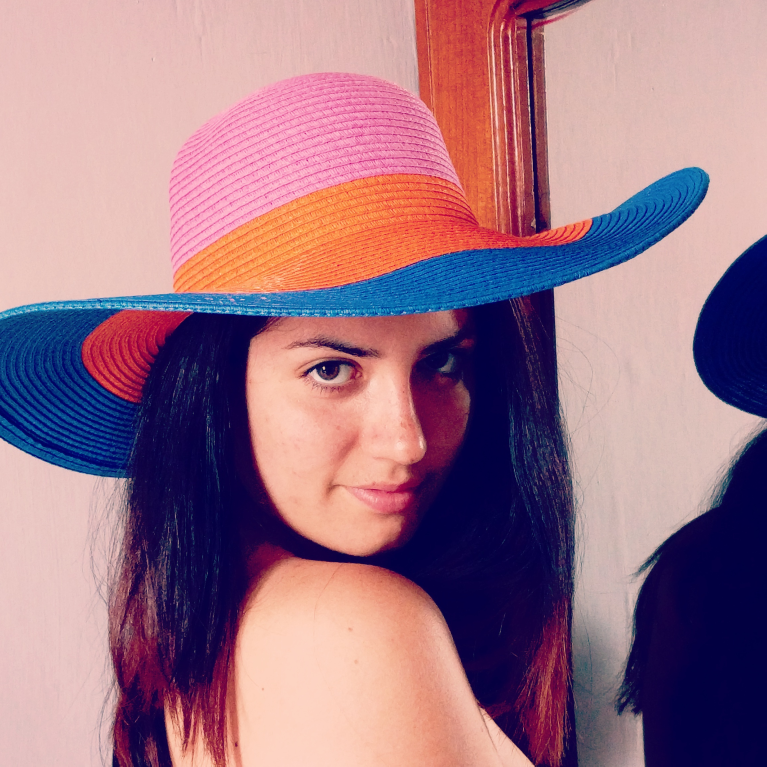
#> input picture tools/Blur/blur.jpg, 2299 x 2299 px (shown at 1/3 size)
$ python gaussian_blur.py
#> lines starting #> are read from the running program, lines starting #| are printed output that depends on the picture
import cv2
import numpy as np

img = cv2.imread("blur.jpg", 1)
#> img is the input picture: shape (2299, 2299, 3); mean B, G, R 133.9, 116.3, 155.6

cv2.imshow("original", img)

img1 = cv2.GaussianBlur(img, (41, 41),0)
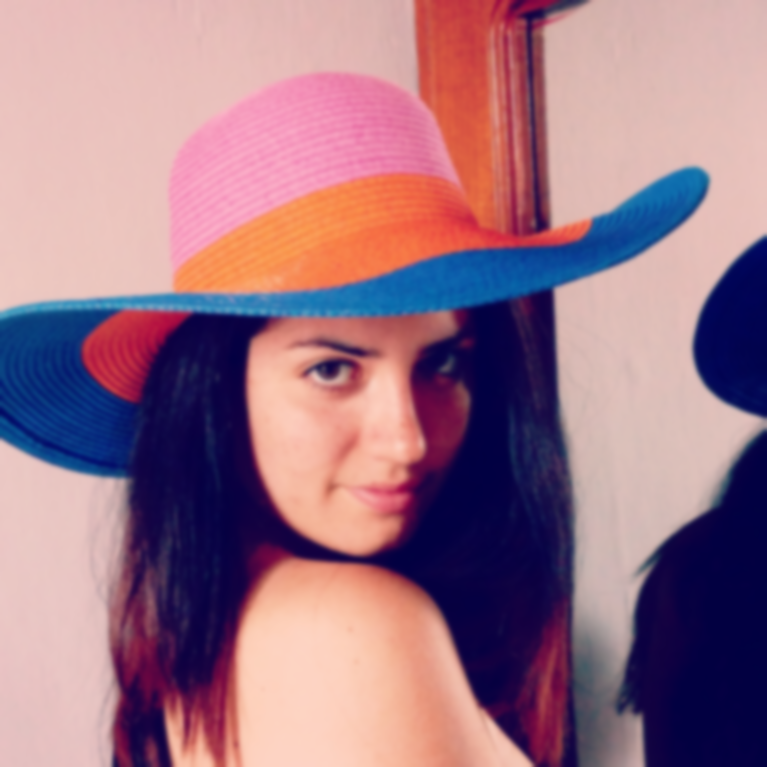
#> img1: shape (2299, 2299, 3) (shown at 1/3 size); mean B, G, R 133.9, 116.3, 155.6
cv2.imshow("41", img1)
cv2.imwrite("blur41.jpg", img1)

img2 = cv2.GaussianBlur(img, (101, 101),0)
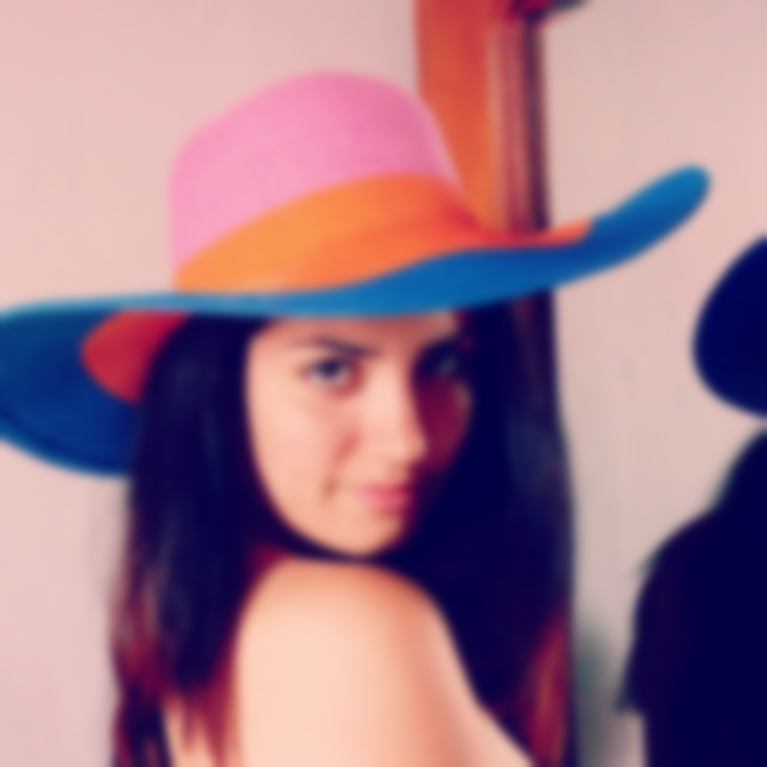
#> img2: shape (2299, 2299, 3) (shown at 1/3 size); mean B, G, R 133.9, 116.3, 155.6
cv2.imshow("100", img2)
cv2.imwrite("blur100.jpg", img2)

img3 = cv2.GaussianBlur(img, (201, 201),0)
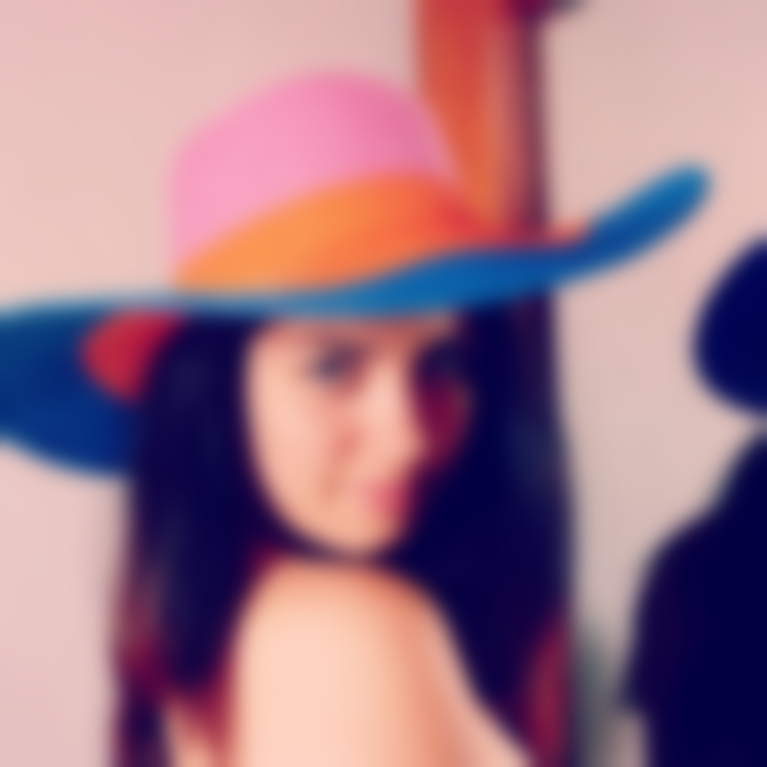
#> img3: shape (2299, 2299, 3) (shown at 1/3 size); mean B, G, R 133.9, 116.3, 155.6
cv2.imwrite("blur200.jpg", img3)
cv2.imshow("200", img3)

cv2.waitKey(0)
